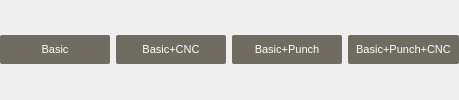
                 <widget class="QWidget" name="widget_6" native="true">
                  <property name="styleSheet">
                   <string notr="true">QPushButton{

border:none;
background-color:#706c61;
color:#fff;
border-radius:2px;
padding:8px;


}
QPushButton:hover{
background-color:#fff;
border:1px solid #706c61;
color:#706c61;



}
QPushButton:checked{
background-color:#fff;
border:1px solid #706c61;
color:#706c61;


}</string>
                  </property>
                  <layout class="QGridLayout" name="gridLayout_8">
                   <property name="leftMargin">
                    <number>0</number>
                   </property>
                   <property name="topMargin">
                    <number>0</number>
                   </property>
                   <property name="rightMargin">
                    <number>0</number>
                   </property>
                   <property name="bottomMargin">
                    <number>0</number>
                   </property>
                   <item row="0" column="0">
                    <widget class="QPushButton" name="basic_btn">
                     <property name="sizePolicy">
                      <sizepolicy hsizetype="Expanding" vsizetype="Fixed">
                       <horstretch>0</horstretch>
                       <verstretch>0</verstretch>
                      </sizepolicy>
                     </property>
                     <property name="minimumSize">
                      <size>
                       <width>110</width>
                       <height>0</height>
                      </size>
                     </property>
                     <property name="font">
                      <font>
                       <pointsize>8</pointsize>
                      </font>
                     </property>
                     <property name="cursor">
                      <cursorShape>PointingHandCursor</cursorShape>
                     </property>
                     <property name="styleSheet">
                      <string notr="true"/>
                     </property>
                     <property name="text">
                      <string>Basic</string>
                     </property>
                     <property name="checkable">
                      <bool>true</bool>
                     </property>
                     <property name="checked">
                      <bool>false</bool>
                     </property>
                     <property name="autoExclusive">
                      <bool>true</bool>
                     </property>
                    </widget>
                   </item>
                   <item row="0" column="1">
                    <widget class="QPushButton" name="basic_cnc_btn">
                     <property name="sizePolicy">
                      <sizepolicy hsizetype="Expanding" vsizetype="Fixed">
                       <horstretch>0</horstretch>
                       <verstretch>0</verstretch>
                      </sizepolicy>
                     </property>
                     <property name="minimumSize">
                      <size>
                       <width>110</width>
                       <height>0</height>
                      </size>
                     </property>
                     <property name="font">
                      <font>
                       <pointsize>8</pointsize>
                      </font>
                     </property>
                     <property name="cursor">
                      <cursorShape>PointingHandCursor</cursorShape>
                     </property>
                     <property name="text">
                      <string>Basic+CNC</string>
                     </property>
                     <property name="checkable">
                      <bool>true</bool>
                     </property>
                     <property name="checked">
                      <bool>false</bool>
                     </property>
                     <property name="autoExclusive">
                      <bool>true</bool>
                     </property>
                    </widget>
                   </item>
                   <item row="0" column="2">
                    <widget class="QPushButton" name="basi_punch_btn">
                     <property name="sizePolicy">
                      <sizepolicy hsizetype="Expanding" vsizetype="Fixed">
                       <horstretch>0</horstretch>
                       <verstretch>0</verstretch>
                      </sizepolicy>
                     </property>
                     <property name="minimumSize">
                      <size>
                       <width>110</width>
                       <height>0</height>
                      </size>
                     </property>
                     <property name="font">
                      <font>
                       <pointsize>8</pointsize>
                      </font>
                     </property>
                     <property name="cursor">
                      <cursorShape>PointingHandCursor</cursorShape>
                     </property>
                     <property name="text">
                      <string>Basic+Punch</string>
                     </property>
                     <property name="checkable">
                      <bool>true</bool>
                     </property>
                     <property name="checked">
                      <bool>false</bool>
                     </property>
                     <property name="autoExclusive">
                      <bool>true</bool>
                     </property>
                    </widget>
                   </item>
                   <item row="0" column="3">
                    <widget class="QPushButton" name="basic_punch_cnc_btn">
                     <property name="sizePolicy">
                      <sizepolicy hsizetype="Expanding" vsizetype="Fixed">
                       <horstretch>0</horstretch>
                       <verstretch>0</verstretch>
                      </sizepolicy>
                     </property>
                     <property name="minimumSize">
                      <size>
                       <width>110</width>
                       <height>0</height>
                      </size>
                     </property>
                     <property name="font">
                      <font>
                       <pointsize>8</pointsize>
                      </font>
                     </property>
                     <property name="cursor">
                      <cursorShape>PointingHandCursor</cursorShape>
                     </property>
                     <property name="text">
                      <string>Basic+Punch+CNC</string>
                     </property>
                     <property name="checkable">
                      <bool>true</bool>
                     </property>
                     <property name="checked">
                      <bool>false</bool>
                     </property>
                     <property name="autoExclusive">
                      <bool>true</bool>
                     </property>
                    </widget>
                   </item>
                  </layout>
                 </widget>
